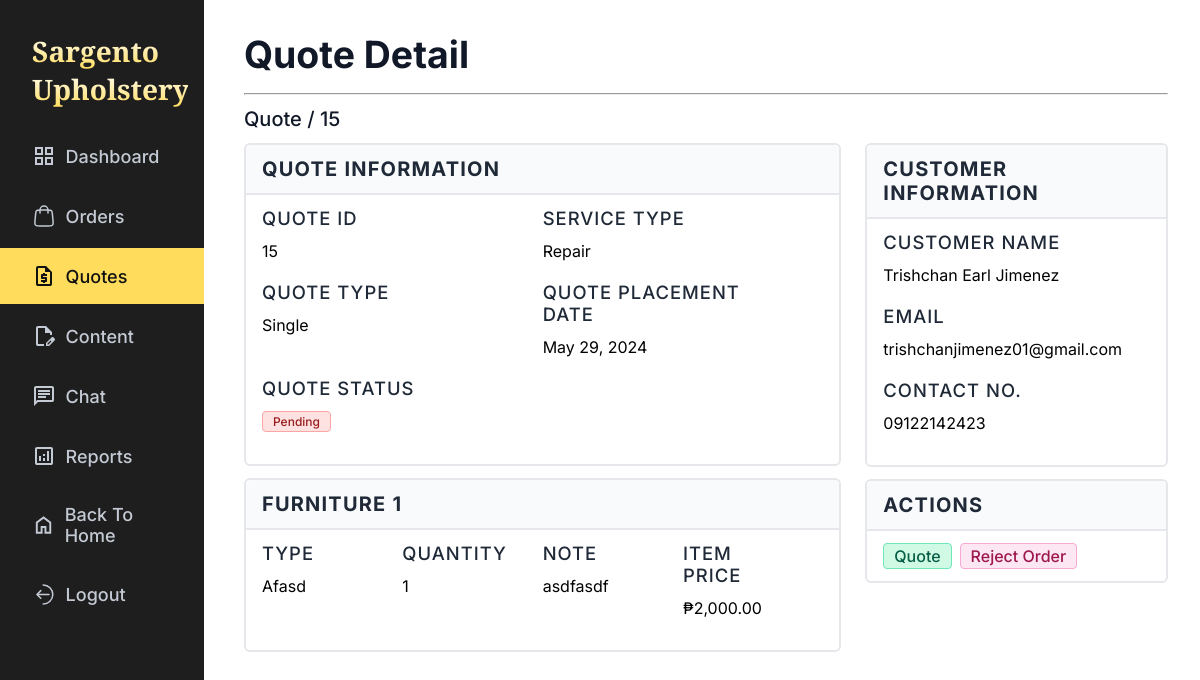
/admin/quotation_details.php?quote-id=15 (signed in), run on an earlier commit of the app's database.
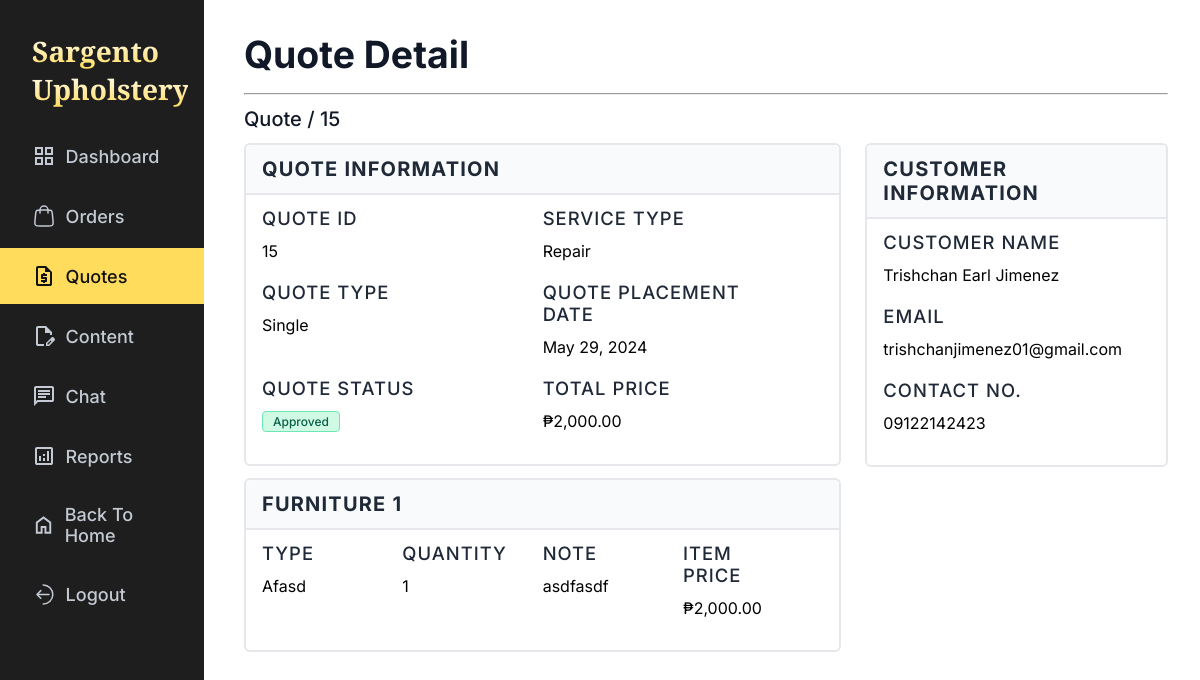
And on a later commit of the database.
### tables this page shows
CREATE TABLE `quotes` (
  `quote_id` int NOT NULL,
  `customer_id` int DEFAULT NULL,
  `service_type` enum('','repair','mto') DEFAULT NULL,
  `total_price` float DEFAULT NULL,
  `quote_status` enum('pending','approved','modified','rejected','accepted','cancelled') DEFAULT 'pending',
  `rejection_reason` text,
  `created_at` timestamp NULL DEFAULT CURRENT_TIMESTAMP,
  `updated_at` timestamp NULL DEFAULT CURRENT_TIMESTAMP ON UPDATE CURRENT_TIMESTAMP
);

CREATE TABLE `users` (
  `user_id` int NOT NULL,
  `name` varchar(255) DEFAULT NULL,
  `email` varchar(255) NOT NULL,
  `password` char(255) NOT NULL,
  `user_type` enum('customer','admin') NOT NULL,
  `contact_number` varchar(11) NOT NULL,
  `token_hash` varchar(255) DEFAULT NULL,
  `token_expiry` datetime DEFAULT NULL
);

### admin/quotation_details.php (the view, shortened to what the changed rows need)
<?php
    include_once("../notif.php");
    include_once("../alert.php");
?>
<?php
    $quote_id = $_GET['quote-id'];
    $sql = "
        SELECT
            *
        FROM
            quotes Q
        LEFT JOIN
            items I USING(quote_id)
        JOIN
            users U ON Q.customer_id = U.user_id
        WHERE
            Q.quote_id = :quote_id
        ORDER BY
            Q.quote_id DESC
    ";
    $stmt = $conn->prepare($sql);
    $stmt->bindParam(':quote_id', $quote_id);
    $stmt->execute();
    $quote_details = $stmt->fetch(PDO::FETCH_ASSOC);
?>
<!DOCTYPE html>
<html lang="en">
<head>
    <link rel="stylesheet" href="../css/global.css">
    <link rel="stylesheet" href="../css/admin/quotations.css">
</head>
<body class="orders">
    <?php require 'sidebar.php' ?>
    <div class="order-detail">
        <div class="breadcrumb">
            <a href="quotations.php">Quote </a>
            <span> / <?= $quote_details['quote_id'] ?></span>
        </div>
        <div class="detail">
            <div class="left">
                <div class="order-information ">
                    <div class="info-order-detail quote-detail-main">
                        <div class="info">
                            <span class="info-name"> QUOTE ID </span>
                            <span class="info-detail">
                                <?= $quote_details['quote_id'] ?>
                            </span>
                        </div>
                        <div class="info">
                            <span class="info-name"> QUOTE PLACEMENT DATE </span>
                            <span class="info-detail">
                                <?= date('M d, Y', strtotime($quote_details['created_at']))?>
                            </span>
                        </div>
                        <div class="info">
                            <span class="info-detail status">
                                <span <?= "data-prod-status='{$quote_details['quote_status']}'" ?> >
                                    <?= ucfirst($quote_details['quote_status']) ?>
                                </span>
                            </span>
                        </div>
                        <?php if(!is_null($quote_details['total_price']) && $quote_details['total_price'] !== ''): ?>
                            <div class="info">
                                <span class="info-name">TOTAL PRICE</span>
                                <span class="info-detail">
                                    <?= '₱' . number_format($quote_details['total_price'], 2, '.', ',') ?>
                                </span>
                            </div>
                        <?php endif; ?>
                    </div>
                </div>
            </div>
            <div class="right">
                <div class="customer-information">
                    <div class="info-order-detail customer-info">
                        <div class="info">
                            <span class="info-name">CUSTOMER NAME</span>
                            <span class="info-detail"><?= $quote_details['name'] ?></span>
                        </div>
                        <div class="info">
                            <span class="info-name">EMAIL</span>
                            <span class="info-detail"><?= $quote_details['email'] ?></span>
                        </div>
                        <div class="info">
                            <span class="info-name">CONTACT NO.</span>
                            <span class="info-detail"><?= $quote_details['contact_number'] ?></span>
                        </div>
                    </div>
                </div>
                <?php if($quote_details['quote_status'] === "pending") : ?>
                    <div class='order-action'>
                        <p class="info-title">
                            ACTIONS
                        </p>
                        <div class="info-order-detail">
                            <div class="action-buttons">
                                <input type="button" value="quote" class="green-button accept-order action-button" onclick="openModal()">
                                <input type="button" value="reject order" class="red-button reject-order reject-quote action-button">
                            </div>
                        </div>
                    </div>
                <?php endif; ?>
            </div>
        </div>
    </div>
</body>
</html>

What changed in the data, as far as the page shows it:
changed quotes "Trishchan Earl Jimenez": quote_status "Pending" → "Approved"; total_price (not shown) → "2,000.00"
Also different on the page:
form field value: "quote" → (not shown)
form field value: "reject order" → (not shown)
text no longer shown: "ACTIONS"
text now shown: "TOTAL PRICE ₱"
